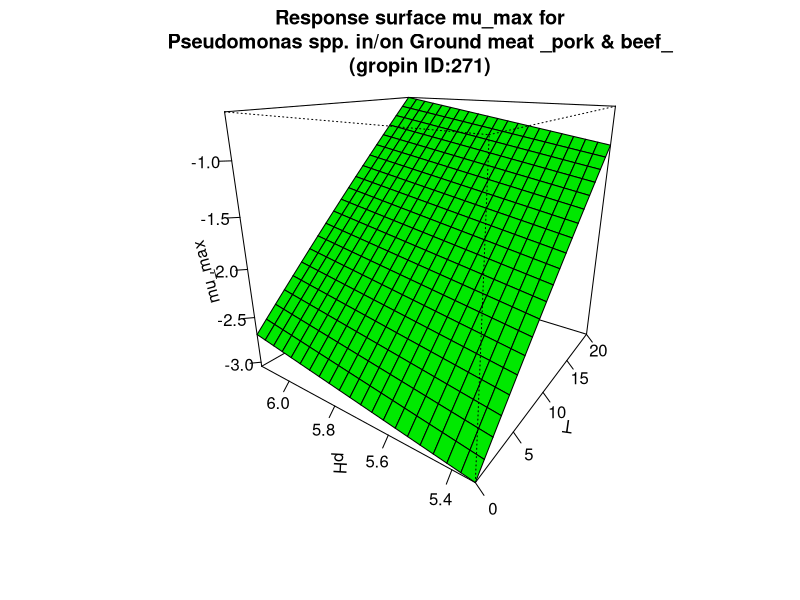

Generate this figure with R:
#############################
# start of Parameter script
#############################
T <- seq(0,20.02,length.out=21)
pH <- seq(5.33466533466533,6.13613,length.out=21)
#############################
# end of Parameter script
#############################
############################# 
# start of Model script Gropin ID 271 
#############################
 
# constant coefficients for this model
mref <- 0.056
dm <- 0.451
Ea <- 69.3
 
variables <- data.frame(T,pH)
argumentsPar <- expand.grid(variables)
 
# heart of the model
response_surface <- function(T,pH) {
   mumax <-(log(mref)-dm*(5.7-pH)-(Ea/0.00831)*((1/(T+273))-(1/273)))

return(mumax=mumax)
} 

# output parameters
mumax <- cbind(argumentsPar,response_surface(argumentsPar['T'],argumentsPar['pH']))
colnames(mumax) <- c(colnames(argumentsPar),'mumax')
#############################
# End of Model script
#############################
############################# 
# start of Visualisation script Gropin ID 271 
#############################
persp(T,pH,matrix(unlist(mumax$mumax),nrow=21),col = 'green',xlab='T',ylab='pH',zlab='mu_max',main='Response surface mu_max for
Pseudomonas spp. in/on Ground meat _pork & beef_
(gropin ID:271)',theta=305,phi=20,shade=0.25,ticktype = 'detailed')
#############################
# End of Visualisation script
#############################
